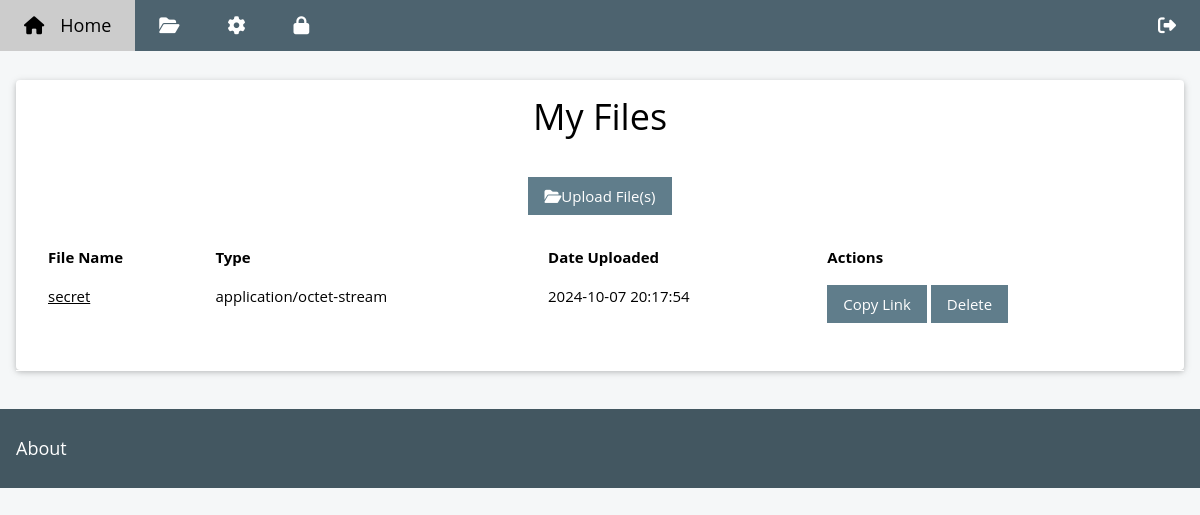
The app's page /my_files.php (signed in) with its own data.
### tables this page shows
CREATE TABLE `links` (
  `fileid` int(11) NOT NULL,
  `secret` bigint(20) NOT NULL,
  `hash` varchar(255) NOT NULL
);

CREATE TABLE `files` (
  `id` int(11) NOT NULL,
  `type` varchar(50) NOT NULL,
  `ownerid` int(11) NOT NULL,
  `date` datetime DEFAULT CURRENT_TIMESTAMP,
  `path` varchar(255) NOT NULL
);

### web/my_files.php (the view, shortened to what this page needs)
<?php
include 'db_connect.php';
$user_id = $_SESSION['user_id'];
$sql = "SELECT f.id, f.path, f.type, f.date, f.ownerid, l.hash FROM files f JOIN links l ON f.id = l.fileid WHERE f.ownerid = " . $user_id;
$result = $conn->query($sql);
$files = [];
if ($result->num_rows > 0) {
	  while($row = $result->fetch_assoc()) {
	      $files[] = $row;
	  }
} else {
	  echo "No messages found.";
}
?>
<!DOCTYPE html>
<html>
	<head>
		<link rel="stylesheet" href="./style/w3.css">
		<link rel="stylesheet" href="./style/w3-theme-blue-grey.css">
		<link rel="stylesheet" href="./style/css/fontawesome.css">
		<link href="./style/css/brands.css" rel="stylesheet" />
		<link href="./style/css/solid.css" rel="stylesheet" />
	</head>
	<body class="w3-theme-l5">
		<?php include 'navbar.php'; ?>
		<div class="w3-container w3-content" style="max-width:1400px;margin-top:80px">
			<div class="w3-col m12">
				<div class="w3-card w3-round w3-white">
					<div class="w3-container w3-center center-c">
						<h1>My Files</h1>
						<br>
						<a href="file_upload.php" class="w3-button w3-theme w3-padding" title="Files"><i class="fa fa-folder-open"></i>Upload File(s)</a>
					</div>
					<br>
					<div class="w3-container w3-center center-c w3-white  w3-margin-bottom w3-padding-bottom">
					<?php if ($files): ?>
						  <table class="w3-table">
						      <tr>
						          <th>File Name</th>
						          <th>Type</th>
						          <th>Date Uploaded</th>
						          <th>Actions</th>
						      </tr>
						      <?php foreach ($files as $file): ?>
						          <tr>
						              <td><a href="link.php?file=<?= $file['hash'] ?>"><?= basename($file['path']) ?></a></td>
						              <td><?= htmlspecialchars($file['type']) ?></td>
						              <td><?= htmlspecialchars($file['date']) ?></td>
						              <td>
						                  <button class="w3-button w3-theme w3-padding" onclick="copyLink('<?= $file['hash'] ?>')">Copy Link</button>
						                  <form method="POST" action="my_files.php" style="display:inline;">
						                      <button type="submit" class="w3-button w3-theme w3-padding" name="delete" onclick="return confirm('Are you sure you want to delete this file?')">Delete</button>
						                  </form>
						              </td>
						          </tr>
						      <?php endforeach; ?>
						  </table>
					<?php else: ?>
						  <p>You have not uploaded any files.</p>
					<?php endif; ?>
		<br>
				</div>
				</div>
			</div>
  	</div>
		<br>
		<footer class="w3-container w3-theme-d3 w3-padding-16">
			<h5>About</h5>
		</footer>
</body>
</html>

### web/style/w3.css (style rules this page uses)
*,*:before,*:after { box-sizing:inherit }
html { -ms-text-size-adjust:100%;-webkit-text-size-adjust:100% }
body { margin:0 }
article,aside,details,figcaption,figure,footer,header,main,menu,nav,section { display:block }
a { background-color:transparent }
button,input,select,textarea,optgroup { font:inherit;margin:0 }
button,input { overflow:visible }
button,select { text-transform:none }
button,[type=button],[type=reset],[type=submit] { -webkit-appearance:button }
html,body { font-family:Verdana,sans-serif;font-size:15px;line-height:1.5 }
html { overflow-x:hidden }
h1 { font-size:36px }
h5 { font-size:18px }
h1,h2,h3,h4,h5,h6 { font-family:"Segoe UI",Arial,sans-serif;font-weight:400;margin:10px 0 }
a { color:inherit }
.w3-table,.w3-table-all { border-collapse:collapse;border-spacing:0;width:100%;display:table }
.w3-table td,.w3-table th,.w3-table-all td,.w3-table-all th { padding:8px 8px;display:table-cell;text-align:left;vertical-align:top }
.w3-table th:first-child,.w3-table td:first-child,.w3-table-all th:first-child,.w3-table-all td:first-child { padding-left:16px }
.w3-btn,.w3-button { border:none;display:inline-block;padding:8px 16px;vertical-align:middle;overflow:hidden;text-decoration:none;color:inherit;background-color:inherit;text-align:center;cursor:pointer;white-space:nowrap }
.w3-btn,.w3-button { -webkit-touch-callout:none;-webkit-user-select:none;-khtml-user-select:none;-moz-user-select:none;-ms-user-select:none;user-select:none }
.w3-container:after,.w3-container:before,.w3-panel:after,.w3-panel:before,.w3-row:after,.w3-row:before,.w3-row-padding:after,.w3-row-padding:before, .w3-cell-row:before,.w3-cell-row:after,.w3-clear:after,.w3-clear:before,.w3-bar:before,.w3-bar:after { content:"";display:table;clear:both }
.w3-col,.w3-half,.w3-third,.w3-twothird,.w3-threequarter,.w3-quarter { float:left;width:100% }
@media (min-width:601px) { .w3-col.m12 { width:99.99999% } }
.w3-content,.w3-auto { margin-left:auto;margin-right:auto }
.w3-content { max-width:980px }
.w3-round,.w3-round-medium { border-radius:4px }
.w3-container,.w3-panel { padding:0.01em 16px }
.w3-card,.w3-card-2 { box-shadow:0 2px 5px 0 rgba(0,0,0,0.16),0 2px 10px 0 rgba(0,0,0,0.12) }
.w3-center { text-align:center!important }
.w3-margin-bottom { margin-bottom:16px!important }
.w3-padding { padding:8px 16px!important }
.w3-padding-16 { padding-top:16px!important;padding-bottom:16px!important }
.w3-white,.w3-hover-white:hover { color:#000!important;background-color:#fff!important }

### web/style/w3-theme-blue-grey.css (style rules this page uses)
.w3-theme-l5 { color:#000 !important; background-color:#f5f7f8 !important }
.w3-theme-d3 { color:#fff !important; background-color:#435761 !important }
.w3-theme { color:#fff !important; background-color:#607d8b !important }

### web/style/css/brands.css (style rules this page uses)
:root, :host { --fa-style-family-brands: 'Font Awesome 6 Brands'; --fa-font-brands: normal 400 1em/1 'Font Awesome 6 Brands'; }

### web/style/css/solid.css (style rules this page uses)
:root, :host { --fa-style-family-classic: 'Font Awesome 6 Free'; --fa-font-solid: normal 900 1em/1 'Font Awesome 6 Free'; }

### web/my_files.php (style rules this page uses)
html, body, h1, h2, h3, h4, h5 { font-family: "Open Sans", sans-serif }

### records on screen
links: fileid.path "secret", fileid.type "application/octet-stream", fileid.date "2024-10-07 20:17:54"
